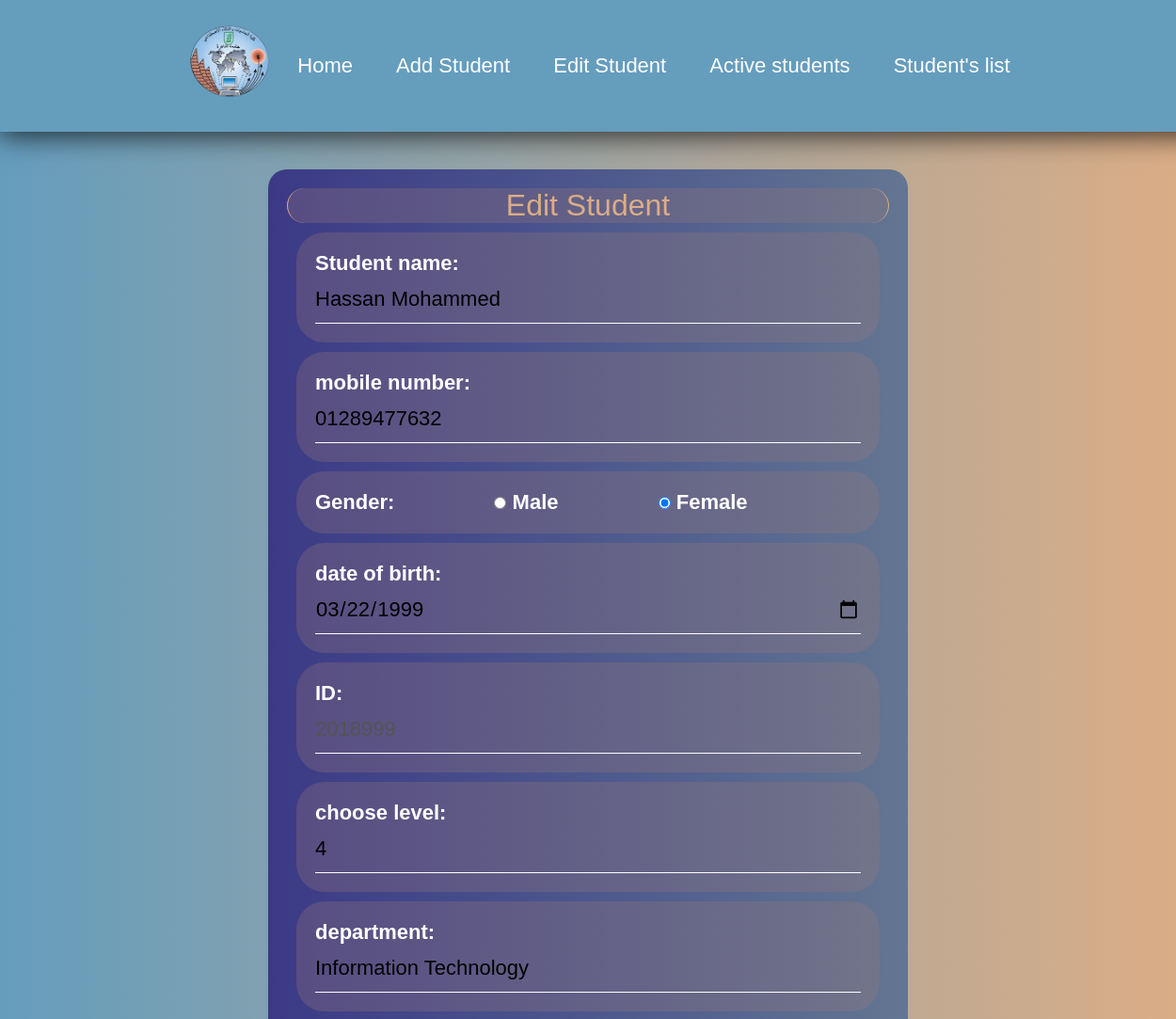
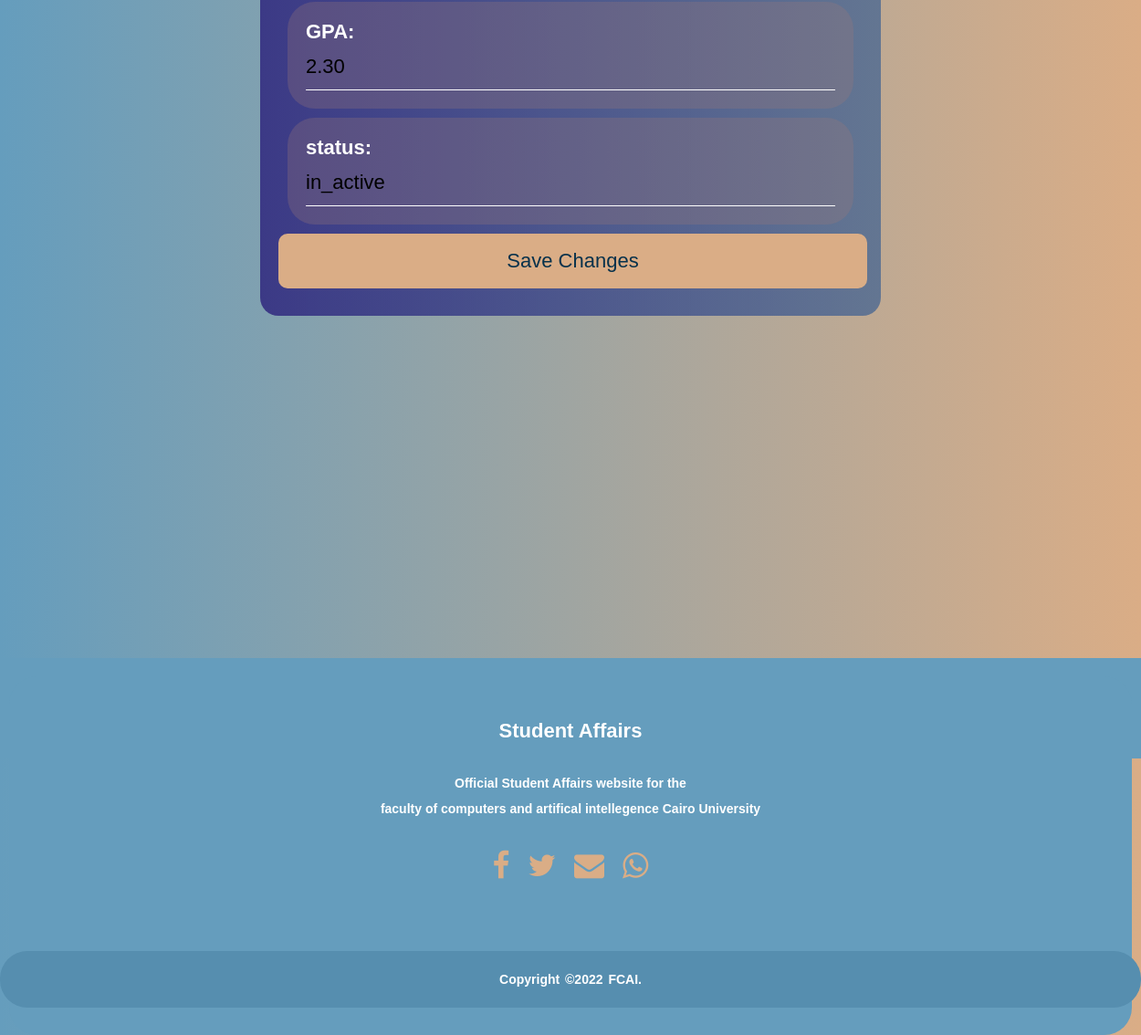
Page /edit/2018999 (signed in) on the committed database (2 pictures, top to bottom).
### my_app/models.py (models this page shows, shortened)
class student(models.Model):
    id = models.CharField(max_length=10, primary_key=True)
    name = models.CharField(max_length=25)
    GPA = models.DecimalField(max_digits=4, decimal_places=2, null=True)
    gender = models.CharField(max_length=10)
    department = models.CharField(max_length=50)
    dateOfBirth = models.CharField(max_length=20)
    mobileNumber = models.CharField(max_length=11)
    status = models.CharField(max_length=10)
    level = models.IntegerField(default=1)

### my_app/views.py (the view)
# urls.py: path('edit/<student_id>', views.editStudent, name="edit"),
@login_required
def editStudent(request, student_id):
    if not request.user.is_superuser:
        return redirect('home')
    searched = student.objects.get(pk=student_id)
    name = request.POST.get("name")
    id = student_id
    GPA = request.POST.get("GPA")
    gender = request.POST.get("gender")
    department = request.POST.get("department")
    dateOfBirth = request.POST.get("dateOfBirth")
    mobileNumber = request.POST.get("mobileNumber")
    status = request.POST.get("status")
    level = request.POST.get("level")
    studentInfo = student(name=name, id=id, GPA=GPA, gender=gender, department=department,
                          dateOfBirth=dateOfBirth, mobileNumber=mobileNumber, status=status, level=level)
    studentInfo.save()
    return render(request, 'editStudent.html', {'searched': searched})

### my_app/templates/editStudent.html (shortened to what this page needs)
<!DOCTYPE html>
<html lang="en">
{% load static %}
<head>
    <link rel="stylesheet" href="{% static 'css/editStudent.css' %} ">
    <link rel="stylesheet" href="https://cdnjs.cloudflare.com/ajax/libs/font-awesome/5.15.3/css/all.min.css" />
    <link rel="stylesheet" href="https://cdnjs.cloudflare.com/ajax/libs/font-awesome/4.7.0/css/font-awesome.min.css">
</head>
<body>
    <nav class="navbar">
        <img src="{% static 'img/fcaiLogo.png' %} " alt="Photo" width="100" class="logo">
        <ul>
            <li><a href="{% url 'home' %}">Home</a></li>
            <li><a href= "{% url 'add' %}">Add Student</a></li>
            <li><a href="{% url 'search' %}">Edit Student</a></li>
            <li><a href="{% url 'active' %}">Active students</a></li>
            <li><a href="{% url 'all' %}">Student's list</a></li>
        </ul>
    </nav>
    <section class="addstudent">
        <form onsubmit=" validat();" action="" id="form" method="POST">
            <p>Edit Student</p>
            <div class="name">
                <label for="name"><b>Student name:<b></label>
                <br>
                <input type="text" name="name" id="usernams" required placeholder="Full name"
                    class="typing" value="{{searched.name}}">
                <br>
            </div>
            <div class="mobile num">
                <label for="mob"><b>mobile number:<b></label>
                <br>
                <input type="text" name="mobileNumber" id="mobile" placeholder="Phone Number" value="{{searched.mobileNumber}}" class="typing" value="{{searched.mobileNumber}}">
                <br>
            </div>
            <div class="gender">
                <label for="gender"><b>Gender:<b></label>
                <input type="radio" name="gender" value="male" id="male"  checked>
                <label for="male" checked>Male</label>
                <input type="radio" name="gender" id="female" value="female"  checked>
                <label for="female">Female</label>
            </div>
            <div class="date of birth">
                <label for="date">date of birth:</label>
                <br>
                <input type="date" name="dateOfBirth" id="date" class="typing" placeholder="Date of birth" value="{{searched.dateOfBirth}}">
            </div>
            <div class="id">
                <label for="id"><b>ID:<b></label>
                <br>
                <input type="text" name="id" id="id" placeholder="ID" class="typing" value="{{searched.id}}" disabled>
                <br>
            </div>
            <div class="level">
                <label for="level">choose level:</label>
                <br>
                <input list="lev" name="level" required class="typing" value="{{searched.level}}">
            </div>
            <div class="departement">
                <label for="dep">department:</label>
                <br>
                <input list="dep" name="department" class="typing" placeholder="Department" value="{{searched.department}}" readonly >
            </div>
            <div class="GPA">
                <label for="GPA"><b>GPA:<b></label>
                <br>
                <input type="text" name="GPA" id="GPA" value="{{searched.GPA}}" required placeholder="GPA" class="typing">
                <br>
            </div>
            <div class="status">
                <label for="status">status:</label>
                <br>
                <input list="stat" name="status" required  class="typing" value="{{searched.status}}" >
            </div>
            <input type="submit" value="Save Changes" class="button">
        </form>
    </section>
    <footer>
        <div class="footer-content">
            <h3><b>Student Affairs</b></h3>
            <p>Official Student Affairs website for the<br>
                faculty of computers and artifical intellegence Cairo University</p>
            <ul class="socials">
                <li><a href="https://www.facebook.com/FacultyofComputersandArtificialIntelligence"><i
                            class="fa fa-facebook"></i></a></li>
                <li><a href="#"><i class="fa fa-twitter"></i></a></li>
                <li><a href="mailto:fci.student@fci-cu.edu.eg"><i class="fa fa-envelope"></i></a></li>
                <li><a href="https://api.whatsapp.com/send?phone=0201156263699"><i class="fa fa-whatsapp"></i></a></li>
            </ul>
            <div class="footer-bottom">
                <p>copyright &copy;2022 FCAI.</p>
            </div>
        </div>
    </footer>
</body>
</html>

### my_app/static/css/editStudent.css (style rules this page uses)
* { font-family: sans-serif; font-size: 22px; margin: 0; padding: 0; }
body { width: 100%; background: linear-gradient(to right, #659DBD, #DAAD86); }
form { margin-top: 20px; flex-wrap: wrap; display: block; align-items: center; background: linear-gradient(to right, rgba(25, 5, 112, 0.664), rgba(8, 67, 145, 0.5)); width: 640px; margin: 40px auto; padding: 20px; border-radius: 20px; }
form p { font-size: xx-large; font-family: sans-serif; font-weight: 500; color: #DAAD86; text-align: center; border: 1px solid #DAAD86; border-radius: 20px; background-color: rgba(153, 119, 119, 0.295); border-top: none; border-bottom: none; }
.typing { width: 580px; height: 50px; background-color: transparent; border: none; border-bottom: 1px solid white; }
.gender label { padding-right: 100px; }
div { align-items: center; padding: 20px; margin: 10px; background-color: rgba(153, 119, 119, 0.295); border-radius: 30px; transition: 0.4s ease; }
.button { width: 645px; height: 60px; background-color: #DAAD86; border-style: none; border-radius: 10px; color: #06314b; font-weight: 100; transition: 0.4s ease; margin-bottom: 10px; ; }
label { color: white; }
footer { position: absolute; bottom: 0; background-color: #659DBD; width: 100%; font-family: 'Montserrat', sans-serif; padding-top: 10px; color: white; position: relative; height: 100px; margin-top: 30%; }
.footer-content { background-color: #659DBD; display: flex; align-items: center; justify-content: center; flex-direction: column; text-align: center; }
.footer-content h3 { font-size: 1.8rem; font-weight: 400; text-transform: capitalize; line-height: 3rem; }
.footer-content p { max-width: 500px; margin: 10px auto; line-height: 28px; font-size: 14px; }
.socials { list-style: none; display: flex; align-items: center; justify-content: center; margin: 1rem 0 3rem 0; }
.socials li { margin: 0 10px; }
.socials a { text-decoration: none; color: #DAAD86; }
.socials a i { font-size: 1.5rem; transition: color .4s ease; }
.footer-bottom { background: #568eaf; width: 100vw; padding: 7px 0; text-align: center; }
.footer-bottom p { font-size: 14px; word-spacing: 2px; text-transform: capitalize; }
.navbar { width: 100%; padding: 20px; display: flex; justify-content: center; align-items: center; font-family: sans-serif; background: rgba(101, 157, 189, 1); box-shadow: -1px 4px 28px 0px rgba(0, 0, 0, 0.75); }
.logo { color: #DAAD86; width: 100px; display: inline-block; cursor: pointer; }
nav ul li { list-style: none; display: inline-block; }
nav ul li a { display: inline-block; text-decoration: none; color: white; padding: 10px; margin: 10px; transition: 0.5s ease-in-out; }

### rows in the picture
student: name "Hassan Mohammed", mobileNumber "01289477632", dateOfBirth "03/22/1999", id "2018999", level "4", department "Information Technology", GPA "2.30", status "in_active"
